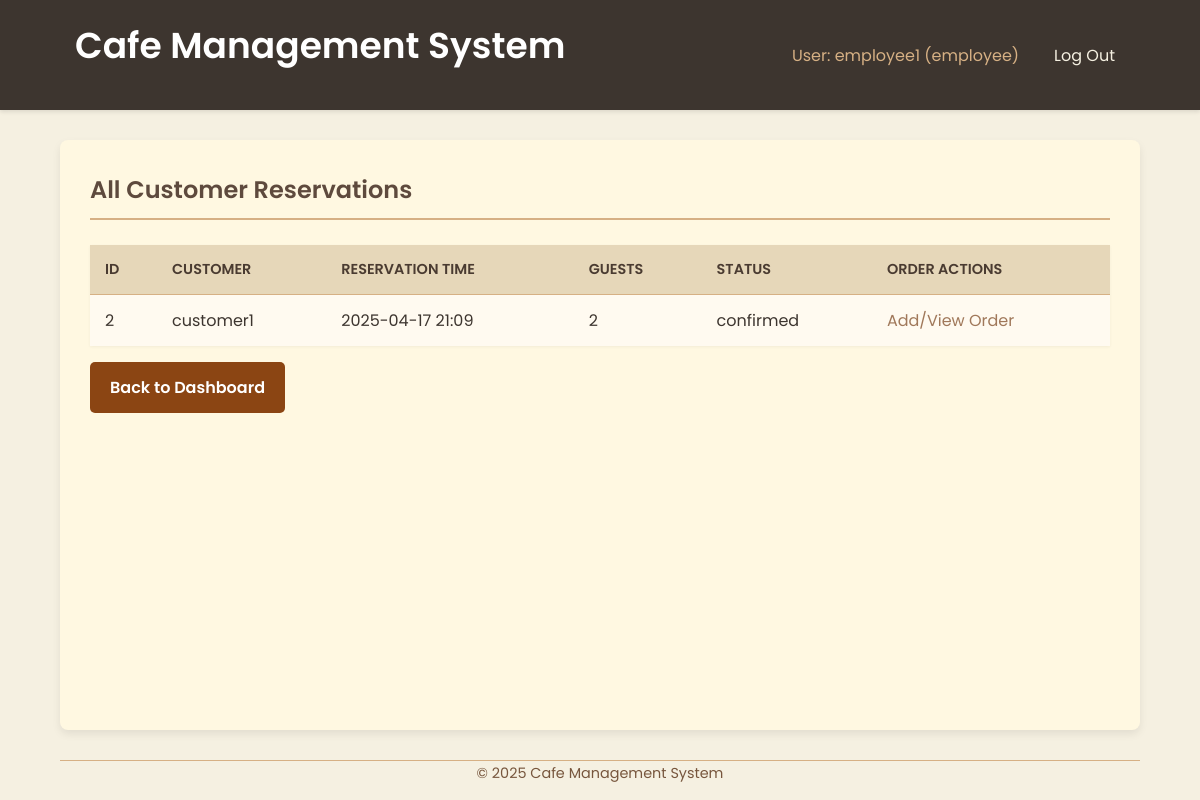
Before: /employee/reservations (signed in) with the older database file.
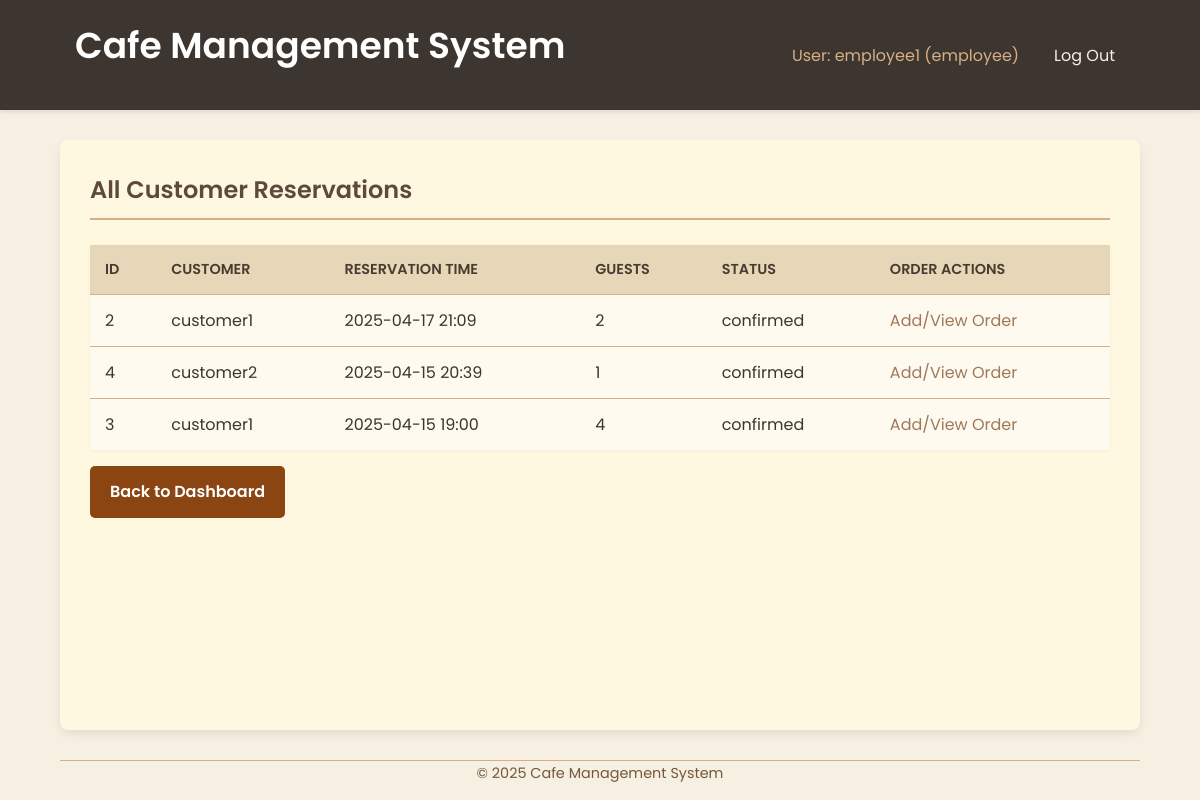
After: the same page with the newer database file.
### tables this page shows
CREATE TABLE reservations (
            id INTEGER PRIMARY KEY AUTOINCREMENT,
            customer_id INTEGER NOT NULL,
            reservation_time DATETIME NOT NULL,
            num_guests INTEGER NOT NULL,
            status TEXT DEFAULT 'confirmed', -- e.g., confirmed, completed, cancelled
            created_at TIMESTAMP DEFAULT CURRENT_TIMESTAMP,
            FOREIGN KEY (customer_id) REFERENCES users(id)
        );

CREATE TABLE users (
            id INTEGER PRIMARY KEY AUTOINCREMENT,
            username TEXT UNIQUE NOT NULL,
            password_hash TEXT NOT NULL,
            role TEXT NOT NULL CHECK(role IN ('customer', 'employee', 'admin')),
            loyalty_points INTEGER DEFAULT 0,
            created_at TIMESTAMP DEFAULT CURRENT_TIMESTAMP
        );

### app.py (the view)
@app.route('/employee/reservations')
@login_required
@role_required('employee')
def employee_view_reservations():
    reservations = []
    db = get_db()
    if not db:
        return render_template('employee/view_reservations.html', reservations=[], error="Database connection failed")
    try:
        cursor = db.execute("""
            SELECT r.id, r.reservation_time, r.num_guests, r.status, u.username as customer_username
            FROM reservations r
            JOIN users u ON r.customer_id = u.id
            ORDER BY r.reservation_time DESC
        """)
        reservations_data = [dict(row) for row in cursor.fetchall()]
        for reservation in reservations_data:
            reservation_id = reservation['id']
            orders = []
            order_cursor = db.execute("""
                SELECT o.id as order_id, o.order_time, o.total_amount, u.username as employee_username
                FROM orders o
                JOIN users u ON o.employee_id = u.id
                WHERE o.reservation_id = ?
                ORDER BY o.order_time
            """, (reservation_id,))
            orders_data = [dict(row) for row in order_cursor.fetchall()]
            for order in orders_data:
                order_id = order['order_id']
                items_cursor = db.execute("""
                    SELECT item_name, quantity, price_per_item
                    FROM order_items
                    WHERE order_id = ?
                """, (order_id,))
                order['items'] = [dict(item_row) for item_row in items_cursor.fetchall()]
                orders.append(order)
            reservation['orders'] = orders
            reservations.append(reservation)
    except sqlite3.Error as e:
        print(f"DB Error fetching reservations with orders for employee: {e}")
        flash("Could not fetch reservation list with order details.", "danger")
    return render_template('employee/view_reservations.html', reservations=reservations)

### app.py (called while the page is built)
def get_db():
    if 'db' not in g:
        try:
            g.db = sqlite3.connect(DATABASE)
            g.db.row_factory = sqlite3.Row # Return rows as dictionary-like objects
            print("Database connection opened.")
        except sqlite3.Error as e:
            print(f"Database connection error: {e}")
            flash("Database connection error. Please try again later.", "danger")
            g.db = None # Ensure db is None if connection failed
    return g.db

@app.context_processor
def inject_current_year():
    return {'current_year': datetime.datetime.now().year}

def login_required(f):
    @wraps(f)
    def decorated_function(*args, **kwargs):
        if 'user_id' not in session:
            flash('Please log in to access this page.', 'warning')
            return redirect(url_for('login'))
        return f(*args, **kwargs)
    return decorated_function

### templates/employee/view_reservations.html (shortened to what this page needs)
{% extends 'base.html' %}
{% block content %}
  <h2>All Customer Reservations</h2>
  {% if reservations %}
    <table>
      <thead>
        <tr>
          <th>ID</th>
          <th>Customer</th>
          <th>Reservation Time</th>
          <th>Guests</th>
          <th>Status</th>
          <th>Order Actions</th>
        </tr>
      </thead>
      <tbody>
        {% for reservation in reservations %}
          <tr>
            <td>{{ reservation['id'] }}</td>
            <td>{{ reservation['customer_username'] }}</td>
            <td>{{ reservation['reservation_time'].replace('T', ' ') }}</td>
            <td>{{ reservation['num_guests'] }}</td>
            <td>{{ reservation['status'] }}</td>
            <td>
              <a href="{{ url_for('employee_add_order', reservation_id=reservation['id']) }}" class="button-link-small">Add/View Order</a>
            </td>
          </tr>
        {% endfor %}
      </tbody>
    </table>
  {% else %}
    <p>No reservations found.</p>
  {% endif %}
  <p><a href="{{ url_for('employee_dashboard') }}" class="button-link mt-2">Back to Dashboard</a></p>
{% endblock %}

Changed rows visible on the page:
added reservations: id "4", customer_username "customer2", reservation_time.replace "2025-04-15 20:39", num_guests "1", status "confirmed"
added reservations: id "3", customer_username "customer1", reservation_time.replace "2025-04-15 19:00", num_guests "4", status "confirmed"
